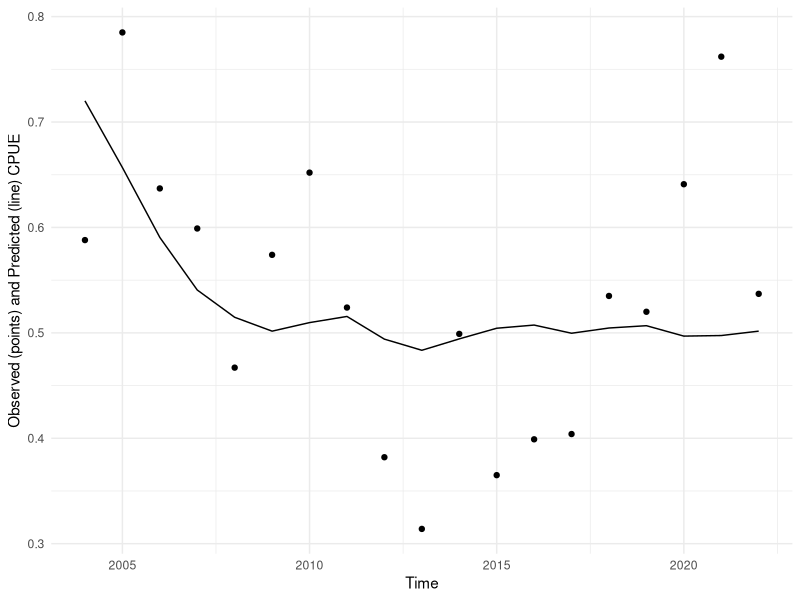
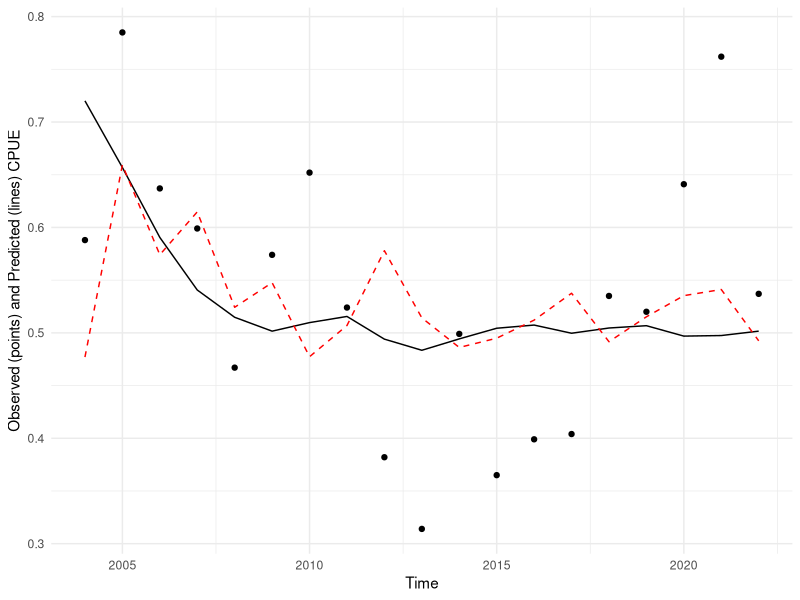
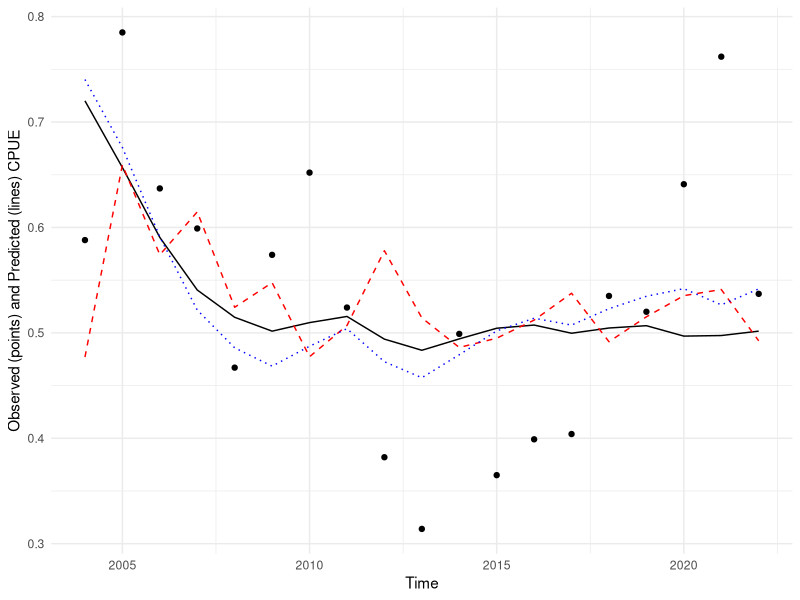
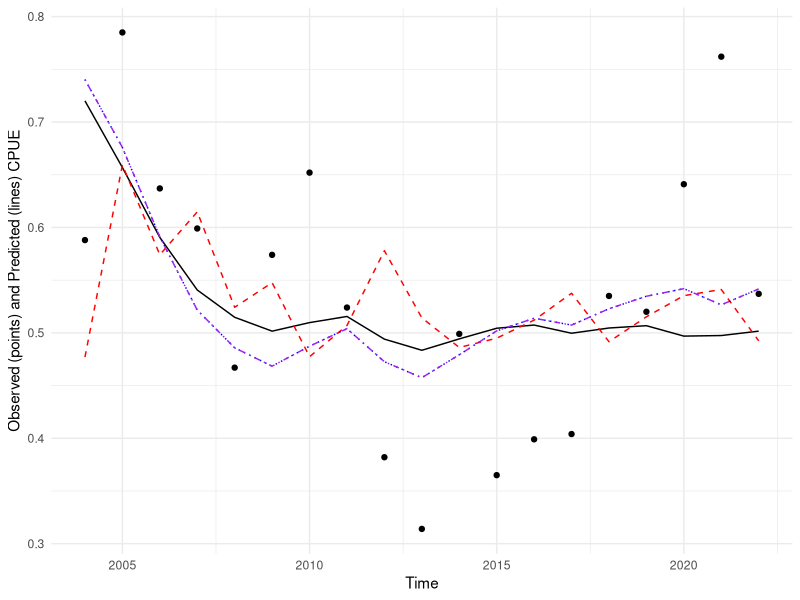

Generate these figures, in order, with R:
## ---- chunk 1
#| label: load-packages
#| include: false

library(tidyverse)
library(palmerpenguins)
theme_set(theme_minimal())
## ---- chunk 2

WHE_landings <- read_csv('WHE_landings.csv')
WHE_assessment <- read_csv('WHE_assessment.csv')

whelk.data <- 
  WHE_landings %>% 
  group_by(year) %>% 
  summarise(landings = sum(landings))  %>% 
  bind_rows(tibble(year=2020, landings=NA)) %>%  
  left_join(WHE_assessment) %>% 
  rename(YY = year, II = cpue, CC = landings) %>% 
  filter(YY > 2003) 

ProductionFunction<-function(rr, KK, qq, PP0=KK, CC){
  # II = CPUE data; rr, KK, qq, and PP0 are parameters
  PP<-vector("numeric", length = length(CC)); DD<-PP; Pred<-PP # this just defines the storage vectors beforehand
  PP[1]<-PP0 #assigns the first year's abundance 
  for(ii in 2:length(CC)){ #then for every other year,
    DD[ii-1]<- rr*PP[ii-1]*(1-PP[ii-1]/KK) # calculate the growth of the population based on rr and KK
    PP[ii]<-PP[ii-1] + DD[ii-1] - CC[ii-1] # and add that growth to that year's population, remove the catch, and update population levels for next year
  }
  Pred <- qq*PP #calculate the Predictions for the index of abundance by translating the model population by catchability
  return(Pred) # this function returns predictions
}

#rr is intrinsic growth rate
#KK is carrying capacity
#qq is catchability
#PP0 is initial population size
#note that KK and PP0 reflect the absolute abundance level of the population, which can be 
#difficult to detect if the data don't have much contrast 
#(i.e., they don't go up AND down a lot over time)

#Note the scale of q, KK, and PP0 should be roughly right for nls to work. If not, try multiplying
#or dividing by 10 or 100 or 1000
#c(rr = 0.25, KK = 9000, qq = 0.01)
Whelk.nls <- nls(II ~ ProductionFunction(rr=rr, KK=KK, qq=qq, CC=CC), 
               data = list(CC = whelk.data$CC, II = whelk.data$II), 
               start = c(rr = 0.15, KK = 10000, qq = 0.00008), 
               control = list(maxiter = 10000, minFactor=0.000001))

summary(Whelk.nls)

best_pars <- coef(Whelk.nls) #extract best-fit parameters
best_pred <- ProductionFunction(rr=best_pars[1], 
                                KK=best_pars[2], 
                                qq=best_pars[3], 
                                CC=whelk.data$CC) # create predictions


tibble(YY=whelk.data$YY, II = whelk.data$II, best_pred) %>% ggplot(aes(YY, best_pred)) + geom_line() + geom_point(aes(YY, II)) + xlab("Time") + ylab("Observed (points) and Predicted (line) CPUE")


## ---- chunk 3
Whelk.nls <- nls(II ~ ProductionFunction(rr=rr, KK=KK, qq=qq, CC=CC), 
               data = list(CC = whelk.data$CC, II = whelk.data$II), 
               start = c(rr = 1, KK = 5000, qq = 0.08), 
               control = list(maxiter = 10000, minFactor=0.000001))

summary(Whelk.nls)

best_pars2 <- coef(Whelk.nls) #extract best-fit parameters
best_pred2 <- ProductionFunction(rr=best_pars2[1], 
                                KK=best_pars2[2], 
                                qq=best_pars2[3], 
                                CC=whelk.data$CC) # create predictions

tibble(YY=whelk.data$YY, II = whelk.data$II, best_pred, best_pred2) %>% ggplot(aes(YY, best_pred)) + geom_line() + geom_point(aes(YY, II)) + xlab("Time") + ylab("Observed (points) and Predicted (lines) CPUE") + geom_line(aes(YY, best_pred2), color='red', linetype = 2)
## ---- chunk 4
best_pars
## ---- chunk 5
best_pars2
## ---- chunk 6

#MSY = r*K / 4
#Bmsy = K / 2

MSY <- best_pars[1]*best_pars[2]/4
Bmsy <- best_pars[2]/2

MSY; Bmsy
## ---- chunk 7

ProductionFunction2<-function(rr, KK, qq, a = 1, CC = CC){
  # II = CPUE data; rr, KK, qq, and PP0 are parameters
  PP0 <- a*KK
  PP<-vector("numeric", length = length(CC)); DD<-PP; Pred<-PP # this just defines the storage vectors beforehand
  PP[1]<-PP0 #assigns the first year's abundance 
  for(ii in 2:length(CC)){ #then for every other year,
    DD[ii-1]<- rr*PP[ii-1]*(1-PP[ii-1]/KK) # calculate the growth of the population based on rr and KK
    PP[ii]<-PP[ii-1] + DD[ii-1] - CC[ii-1] # and add that growth to that year's population, remove the catch, and update population levels for next year
  }
  Pred <- qq*PP #calculate the Predictions for the index of abundance by translating the model population by catchability
  return(Pred) # this function returns predictions
}
ProductionFunction2(rr = 0.27, KK = 7000, qq = 0.006, CC = whelk.data$CC)


## ---- chunk 8

Whelk.nls3.1<-nls(II ~ ProductionFunction2(rr=rr, KK=KK, qq=qq, a = a, CC = CC), 
               algorithm = 'port',
               data = list(CC = whelk.data$CC, II = whelk.data$II), 
               start = c(rr = 0.15, KK = 10000, qq = 0.00008, a = 0.8),
               lower = c(rr = 0.01, KK = 1000, qq = 0.000001, a = 0.1),
               upper = c(rr = 1, KK = 30000, qq = 0.1, a = 1),
               control = list(maxiter = 100000, minFactor=0.000001), 
               trace = TRUE)

summary(Whelk.nls3.1)



Whelk.nls3.2<-nls(II ~ ProductionFunction2(rr=rr, KK=KK, qq=qq, a = a, CC = CC), 
               algorithm = 'port',
               data = list(CC = whelk.data$CC, II = whelk.data$II), 
               start = c(rr = 1, KK = 5000, qq = 0.08, a = 0.8),
               lower = c(rr = 0.01, KK = 1000, qq = 0.000001, a = 0.1),
               upper = c(rr = 1, KK = 30000, qq = 0.1, a = 1),
               control = list(maxiter = 100000, minFactor=0.000001), 
               trace = TRUE)

summary(Whelk.nls3.2)

# insert either Whelk.nls3.1 or Whelk.nls3.2 into the coef() function below, 
# whichever one you found as the best model you could come up with.
best_pars3 <- coef(Whelk.nls3.1) #extract best-fit parameters

best_pred3 <- ProductionFunction2(rr=best_pars3[1], 
                                KK=best_pars3[2], 
                                qq=best_pars3[3], 
                                a=best_pars3[4], 
                                CC=whelk.data$CC) # create predictions


tibble(YY=whelk.data$YY, II = whelk.data$II, best_pred3) %>% ggplot(aes(YY, best_pred)) + 
  geom_line() + geom_point(aes(YY, II)) + xlab("Time") + ylab("Observed (points) and Predicted (lines) CPUE") + 
  geom_line(aes(YY, best_pred2), color='red', linetype = 2) + 
  geom_line(aes(YY, best_pred3), color='blue', linetype = 3) 



ProductionFunction3<-function(rr, KK, qq, a = 1, CC = CC){
  # II = CPUE data; rr, KK, qq, and PP0 are parameters
  KK_big <- KK*10000
  qq_small <- qq/10000
  PP0 <- a*KK_big
  PP<-vector("numeric", length = length(CC)); DD<-PP; Pred<-PP # this just defines the storage vectors beforehand
  PP[1]<-PP0 #assigns the first year's abundance 
  for(ii in 2:length(CC)){ #then for every other year,
    DD[ii-1]<- rr*PP[ii-1]*(1-PP[ii-1]/KK_big) # calculate the growth of the population based on rr and KK
    PP[ii]<-PP[ii-1] + DD[ii-1] - CC[ii-1] # and add that growth to that year's population, remove the catch, and update population levels for next year
  }
  Pred <- qq_small*PP #calculate the Predictions for the index of abundance by translating the model population by catchability
  return(Pred) # this function returns predictions
}

ProductionFunction3(rr = 0.27, KK = 7000/10000, qq = 0.006*10000, CC = whelk.data$CC)

Whelk.nls4.1<-nls(II ~ ProductionFunction3(rr=rr, KK=KK, qq=qq, a = a, CC = CC), 
                  algorithm = 'port',
                  data = list(CC = whelk.data$CC, II = whelk.data$II), 
                  start = c(rr = 0.15, KK = 10000/10000, qq = 0.00008*10000, a = 0.8),
                  lower = c(rr = 0.01, KK = 1000/10000, qq = 0.000001*10000, a = 0.1),
                  upper = c(rr = 1, KK = 30000/10000, qq = 0.1*10000, a = 1),
                  control = list(maxiter = 100000, minFactor=0.000001), 
                  trace = TRUE)

summary(Whelk.nls4.1)

best_pars4 <- coef(Whelk.nls4.1) #extract best-fit parameters

best_pred4 <- ProductionFunction3(rr=best_pars4[1], 
                                  KK=best_pars4[2], 
                                  qq=best_pars4[3], 
                                  a=best_pars4[4], 
                                  CC=whelk.data$CC) # create predictions

tibble(YY=whelk.data$YY, II = whelk.data$II, best_pred3, best_pred4) %>% ggplot(aes(YY, best_pred)) + 
  geom_line() + geom_point(aes(YY, II)) + xlab("Time") + ylab("Observed (points) and Predicted (lines) CPUE") + 
  geom_line(aes(YY, best_pred2), color='red', linetype = 2) + 
  geom_line(aes(YY, best_pred3), color='blue', linetype = 3) +
  geom_line(aes(YY, best_pred4), color='purple', linetype = 4) 


MSY <- best_pars3[1]*best_pars3[2]/4
Bmsy <- best_pars3[2]/2

MSY; Bmsy
